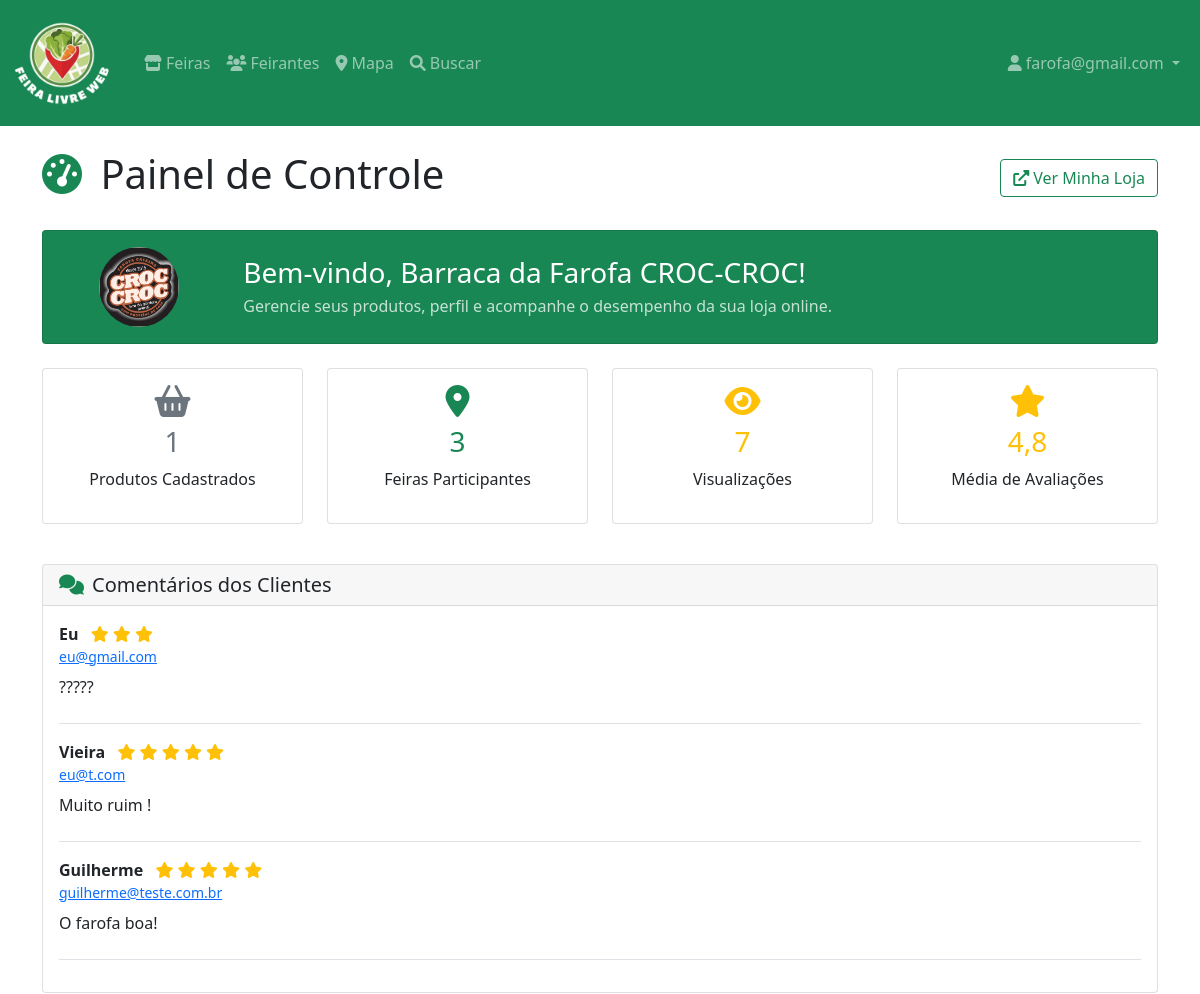
Page /feirantes/painel/ (signed in, upper part) on the earlier database version.
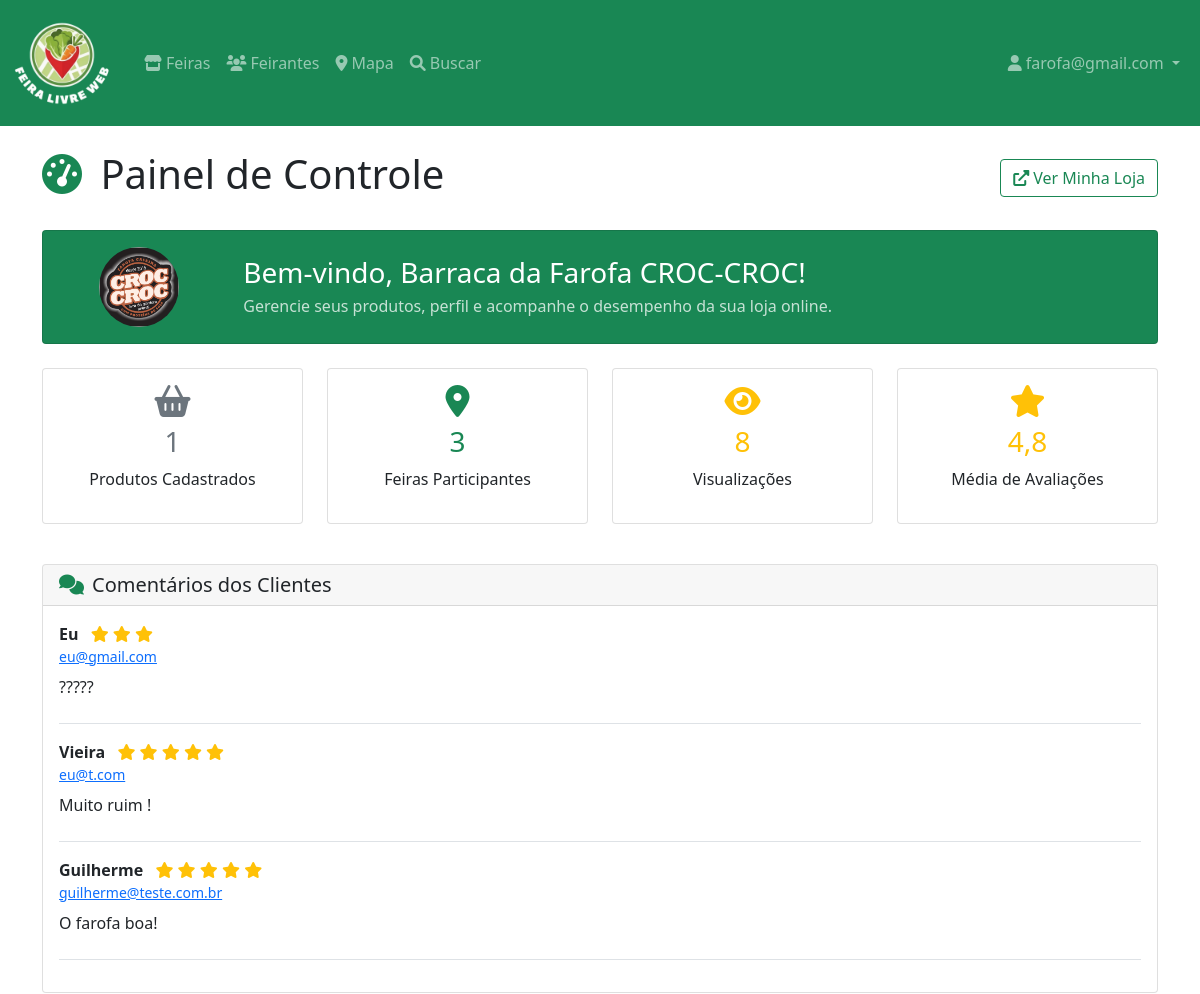
Same page on the later database version.
### feirantes/models.py (models this page shows, shortened)
class Feirante(models.Model):
    usuario = models.OneToOneField(
        User, on_delete=models.CASCADE, related_name='feirante')
    nome_comercial = models.CharField(max_length=200)
    cpf = models.CharField(max_length=14, unique=True)
    telefone = models.CharField(max_length=20)
    whatsapp = models.CharField(max_length=20, blank=True)
    email = models.EmailField(unique=True)
    endereco = models.TextField(blank=True)
    cidade = models.CharField(max_length=100, blank=True)
    estado = models.CharField(max_length=2, blank=True)
    cep = models.CharField(max_length=9, blank=True)
    descricao = models.TextField(blank=True)
    foto = models.ImageField(upload_to='feirantes/', blank=True, null=True)
    especialidades = models.ManyToManyField(
        Especialidade, blank=True,
        help_text="Principais produtos/especialidades")
    feiras = models.ManyToManyField(
        Feira,
        blank=True,
        help_text="Feiras onde o feirante participa",
        related_name="feirantes"
    )
    subdominio = models.SlugField(
        max_length=100, unique=True,
        help_text="URL da loja: site.com/loja/[subdominio]")
    instagram = models.CharField(max_length=100, blank=True)
    facebook = models.CharField(max_length=100, blank=True)
    ativo = models.BooleanField(default=True)
    verificado = models.BooleanField(default=False)
    criado_em = models.DateTimeField(auto_now_add=True)
    atualizado_em = models.DateTimeField(auto_now=True)
    views = models.PositiveIntegerField(default=0)
    class Meta:
        verbose_name = 'Feirante'
        verbose_name_plural = 'Feirantes'
        ordering = ['nome_comercial']

### feirantes/views.py (the view)
# urls.py: path('painel/', login_required(views.painel_feirante,
@login_required
def painel_feirante(request):
    try:
        feirante = request.user.feirante
    except Feirante.DoesNotExist:
        messages.error(request, 'Complete seu cadastro como feirante.')
        return redirect('feirantes:cadastro')
    produtos = Produto.objects.filter(feirante=feirante)
    avaliacoes_qs = Avaliacao.objects.filter(
        feirante=feirante
    ).order_by('-criado_em')
    media = avaliacoes_qs.aggregate(media=Avg('nota'))['media']
    media_avaliacao = round(media, 1) if media else None
    paginator = Paginator(avaliacoes_qs, 3)
    page_number = request.GET.get('page', 1)
    try:
        avaliacoes = paginator.page(page_number)
    except PageNotAnInteger:
        avaliacoes = paginator.page(1)
    except EmptyPage:
        avaliacoes = paginator.page(paginator.num_pages)
    perfil_completo = all([
        feirante.descricao,
        feirante.foto,
        produtos.exists(),
        feirante.feiras.exists(),
    ])
    return render(request, 'feirantes/painel/dashboard.html', {
        'feirante': feirante,
        'produtos': produtos,
        'avaliacoes': avaliacoes,          # objeto paginado
        'media_avaliacao': media_avaliacao,
        'perfil_completo': perfil_completo,
    })

### feirantes/templates/feirantes/painel/dashboard.html (shortened to what the changed rows need)
{% extends 'feirantes/base.html' %}
{% load static %}
{% block content %}
<div class="container">
    <div class="row">
        <div class="col-12">
            <div class="d-flex justify-content-between align-items-center mb-4">
                <h1>
                    <i class="fas fa-tachometer-alt text-success me-2"></i>
                    Painel de Controle
                </h1>
            </div>
        </div>
    </div>
    <div class="row mb-4">
        <div class="col-12">
            <div class="card bg-success text-white">
                <div class="card-body">
                    <div class="row align-items-center">
                        <div class="col-md-2 text-center">
                            {% if feirante.foto %}
                            <img src="{{ feirante.foto.url }}" class="img-fluid rounded-circle"
                                alt="{{ feirante.nome_comercial }}"
                                style="width: 80px; height: 80px; object-fit: cover;">
                            {% else %}
                            <div class="bg-light text-success rounded-circle d-inline-flex align-items-center justify-content-center"
                                style="width: 80px; height: 80px;">
                                <i class="fas fa-user" style="font-size: 2rem;"></i>
                            </div>
                            {% endif %}
                        </div>
                        <div class="col-md-10">
                            <h3 class="mb-1">Bem-vindo, {{ feirante.nome_comercial }}!</h3>
                            <p class="mb-0 opacity-75">Gerencie seus produtos, perfil e acompanhe o desempenho da sua
                                loja online.</p>
                        </div>
                    </div>
                </div>
            </div>
        </div>
    </div>
    <div class="row mb-4">
        <div class="col-md-3 mb-3">
            <div class="card text-center h-100">
                <div class="card-body">
                    <i class="fas fa-map-marker-alt text-success fa-2x mb-2"></i>
                    <h3 class="text-success">{{ feirante.feiras.count }}</h3>
                    <p class="card-text">Feiras Participantes</p>
                </div>
            </div>
        </div>
        <div class="col-md-3 mb-3">
            <div class="card text-center h-100">
                <div class="card-body">
                    <i class="fas fa-eye text-warning fa-2x mb-2"></i>
                    <h3 class="text-warning">{{ feirante.views }}</h3>
                    <p class="card-text">Visualizações</p>
                </div>
            </div>
        </div>
    </div>
</div>
{% endblock %}

Differences in the rows shown:
changed Feirante "Barraca da Farofa CROC-CROC": views "7" → "8"
